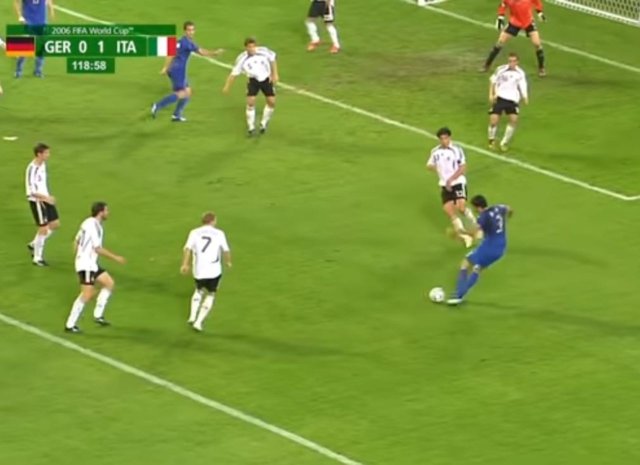
#> input picture Images/im1.jpg, 1280 x 929 px (shown at 1/2 size)
$ python -i functions.py   (imports and definitions only)
#> lines starting #> are read from the running program, lines starting #| are printed output that depends on the picture; after the words box and inside, x2 and y2 are one past the last pixel; in counts of white or black regions, pixels touching at a corner belong together
#> further down, picture is the input picture: shape (929, 1280, 3); mean B, G, R 56, 152.9, 123.3
import cv2
# functions.py : Monaco Francesco Pio
def selective_search(image, method="fast"):
    '''
    Parameters
    -----
    image : cv.Mat
      image where to find the boxes
    method : string
      type of analysis

    Returns
    ------
    list
      a vector with bounding boxes
    '''
    # initialize OpenCV's selective search implementation and set the
    # input image
    ss = cv2.ximgproc.segmentation.createSelectiveSearchSegmentation()
    ss.setBaseImage(image)
    # check to see if we are using the fast but less accurate version
    # of selective search
    if method == "fast":
        ss.switchToSelectiveSearchFast()
    # otherwise we are using the slower but more accurate version
    else:
        ss.switchToSelectiveSearchQuality()
    # run selective search on the input image
    rects = ss.process()
    # return the region proposal bounding boxes
    return rects

def canny_len(image):
  '''
  Parameters
  -------
  image : cv.Mat
    Image to analyze

  Returns
  ------
  int
    y-length of the objects
    x-length of the objects
  '''
  image_gray =  cv2.cvtColor(image, cv2.COLOR_BGR2GRAY)
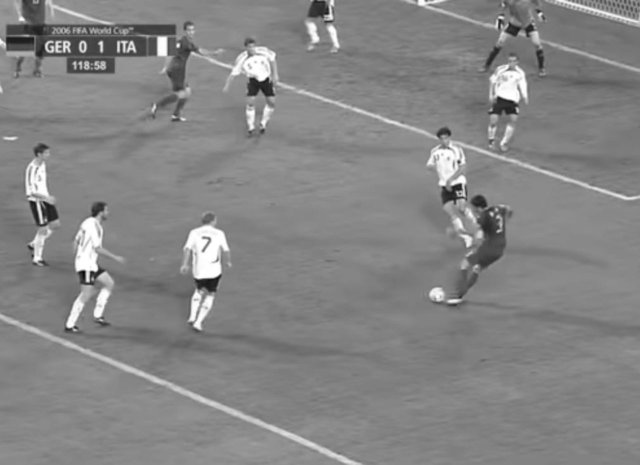
#> image_gray: shape (929, 1280) (shown at 1/2 size); min 0, max 255, mean 133
  canny_image = cv2.Canny(image_gray, threshold1=100, threshold2=210)
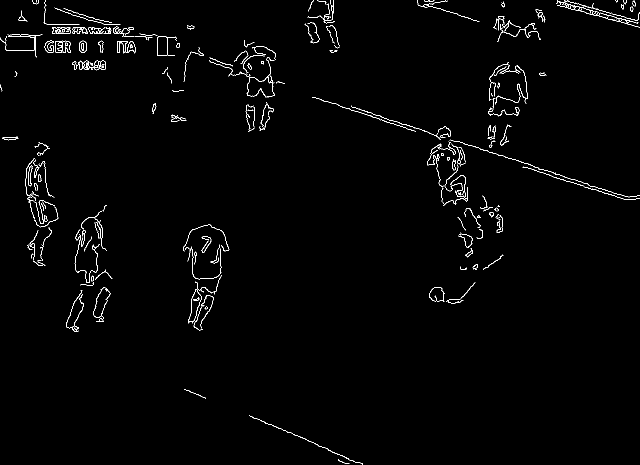
#> canny_image: shape (929, 1280) (shown at 1/2 size); 1.3% white in thin lines or dots
  contours, _ = cv2.findContours(canny_image, cv2.RETR_EXTERNAL, cv2.CHAIN_APPROX_SIMPLE)
#> contours = 290 contours, 236 with area under 20; largest, box (x1, y1, x2, y2) and area: (180, 121, 212, 141) 321, (158, 81, 173, 106) 289, (89, 81, 108, 106) 250, (56, 331, 66, 373) 192, (167, 121, 179, 140) 162

  # Find the contour with the longest length
  longest_contour = max(contours, key=lambda contour: len(contour))
#> longest_contour = contour of 428 points, box (x1, y1, x2, y2) (899, 279, 1280, 395), area 44

  # Get the y length
  _, y, w, h = cv2.boundingRect(longest_contour)
#> y = 279; w = 381; h = 116
  return h, w

>>> import cv2
>>> picture = cv2.imread('../Images/im1.jpg')
>>> result = canny_len(picture)
#> result = (116, 381)

$ run again, on Images/im11.jpg
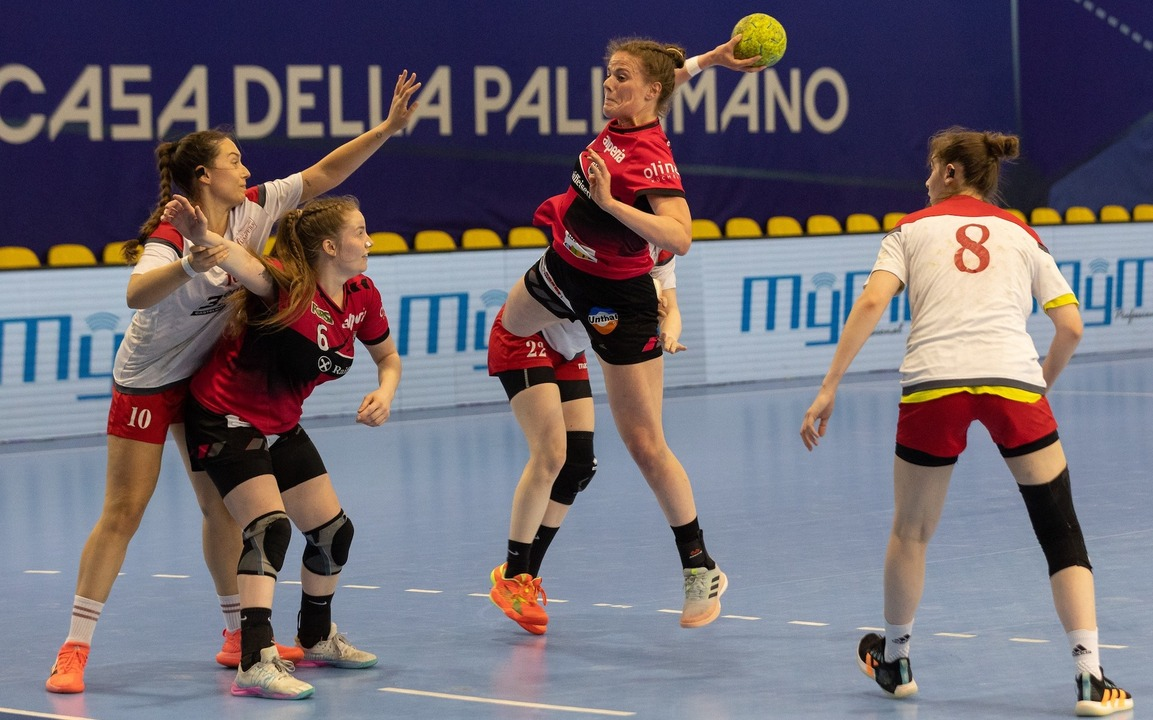
#> input picture Images/im11.jpg, 1153 x 720 px
#> picture is the input picture: shape (720, 1153, 3); mean B, G, R 113.1, 103.8, 111.4
#> in canny_len, `image_gray =  cv2.cvtColor(image, cv2.COLOR_BGR2GRAY)`:
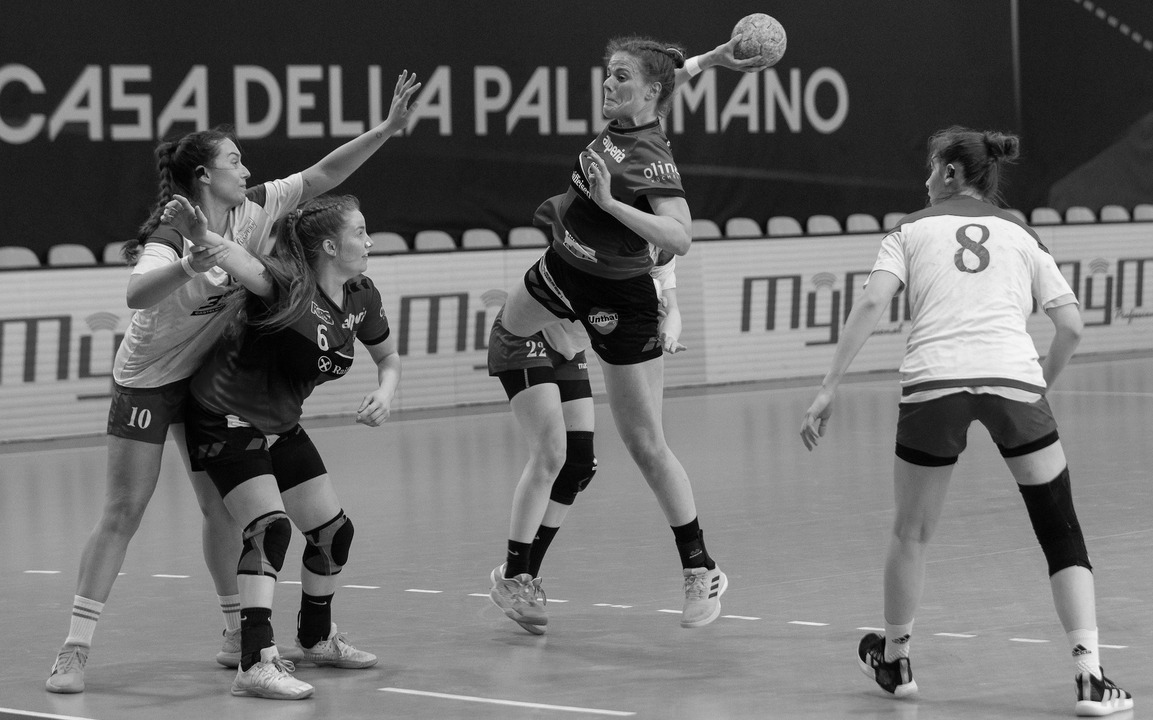
#> image_gray: shape (720, 1153); min 0, max 255, mean 107.1
#> in canny_len, `canny_image = cv2.Canny(image_gray, threshold1=100, threshold2=210)`:
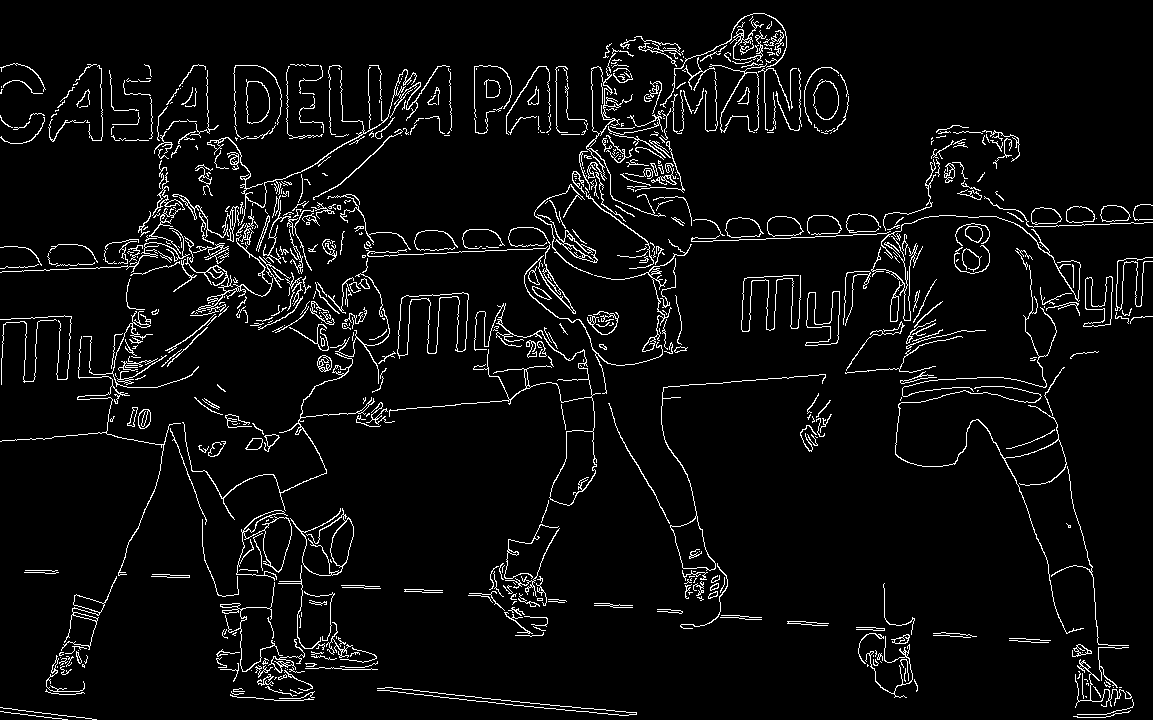
#> canny_image: shape (720, 1153); 5% white in thin lines or dots
#> contours = 732 contours, 607 with area under 20; largest, box (x1, y1, x2, y2) and area: (389, 303, 601, 506) 2314, (397, 292, 469, 359) 1733, (661, 374, 826, 571) 1347, (236, 510, 292, 581) 1296, (246, 79, 270, 124) 810
#> longest_contour = contour of 828 points, box (x1, y1, x2, y2) (389, 303, 601, 506), area 2314
#> y = 303; w = 212; h = 203
#> result = (203, 212)

$ run again, on Images/im12.jpg
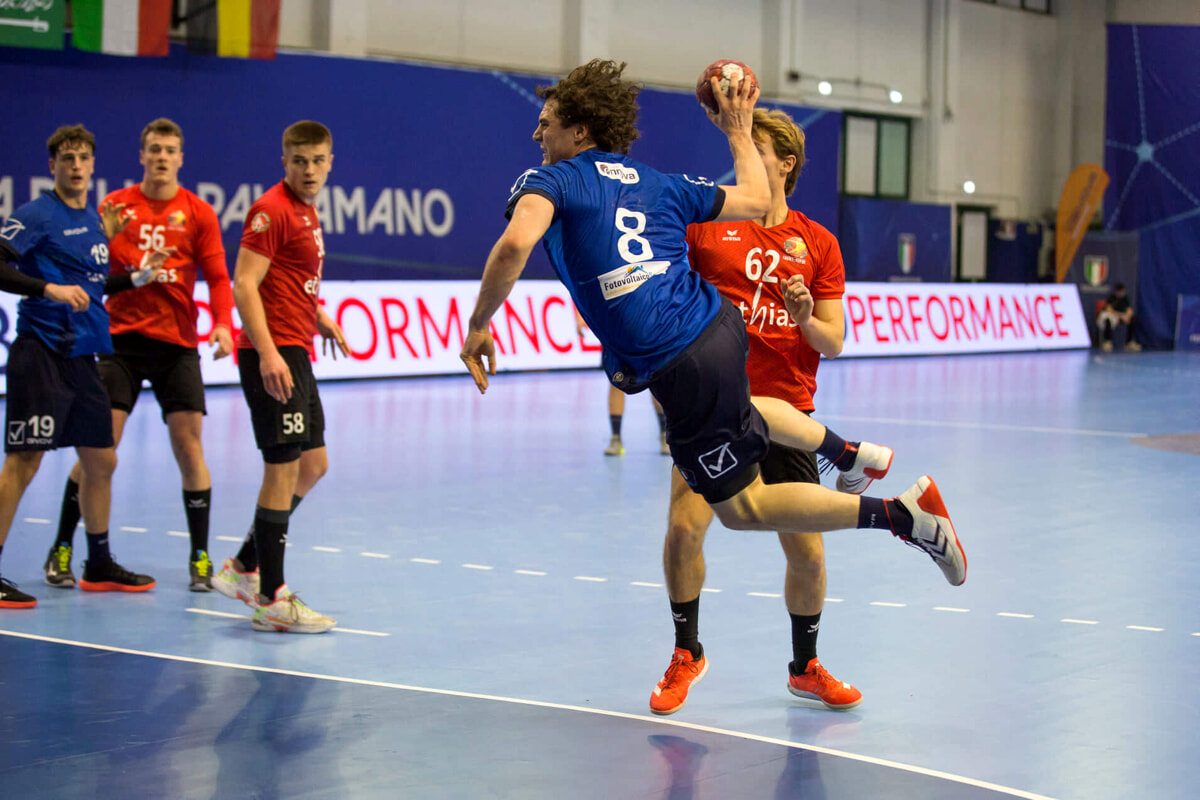
#> input picture Images/im12.jpg, 1200 x 800 px
#> picture is the input picture: shape (800, 1200, 3); mean B, G, R 139.9, 123.4, 128.9
#> in canny_len, `image_gray =  cv2.cvtColor(image, cv2.COLOR_BGR2GRAY)`:
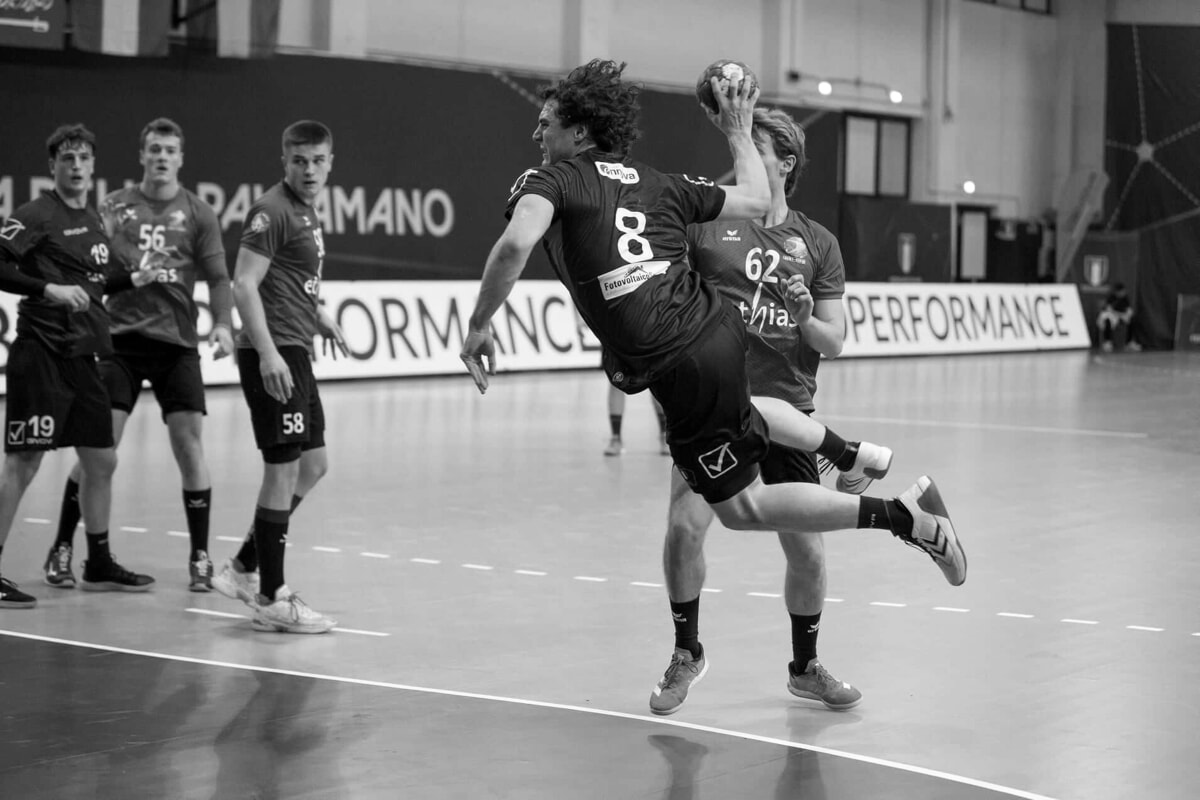
#> image_gray: shape (800, 1200); min 0, max 255, mean 127
#> in canny_len, `canny_image = cv2.Canny(image_gray, threshold1=100, threshold2=210)`:
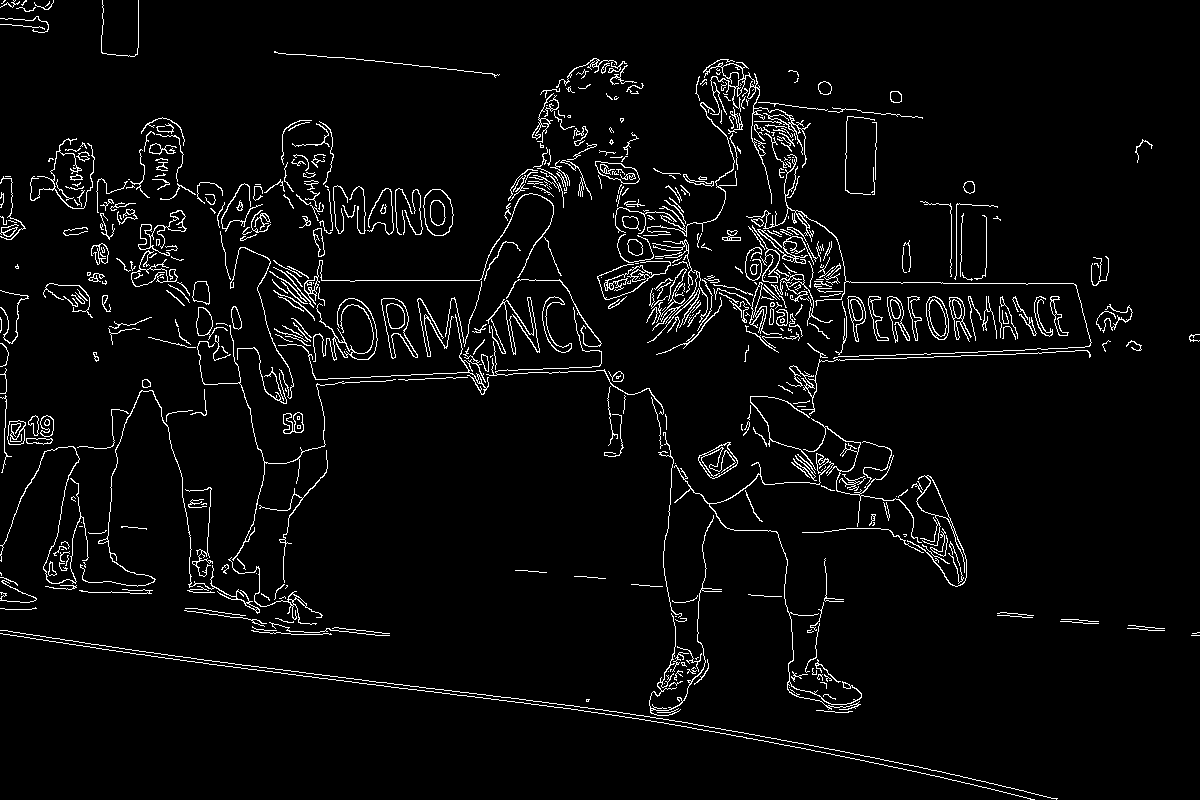
#> canny_image: shape (800, 1200); 4.1% white in thin lines or dots
#> contours = 558 contours, 440 with area under 20; largest, box (x1, y1, x2, y2) and area: (423, 189, 454, 236) 1096, (381, 298, 418, 359) 960, (698, 442, 738, 479) 828, (907, 475, 967, 587) 758, (926, 296, 949, 340) 730
#> longest_contour = contour of 676 points, box (x1, y1, x2, y2) (0, 630, 1058, 800), area 1
#> y = 630; w = 1058; h = 170
#> result = (170, 1058)
